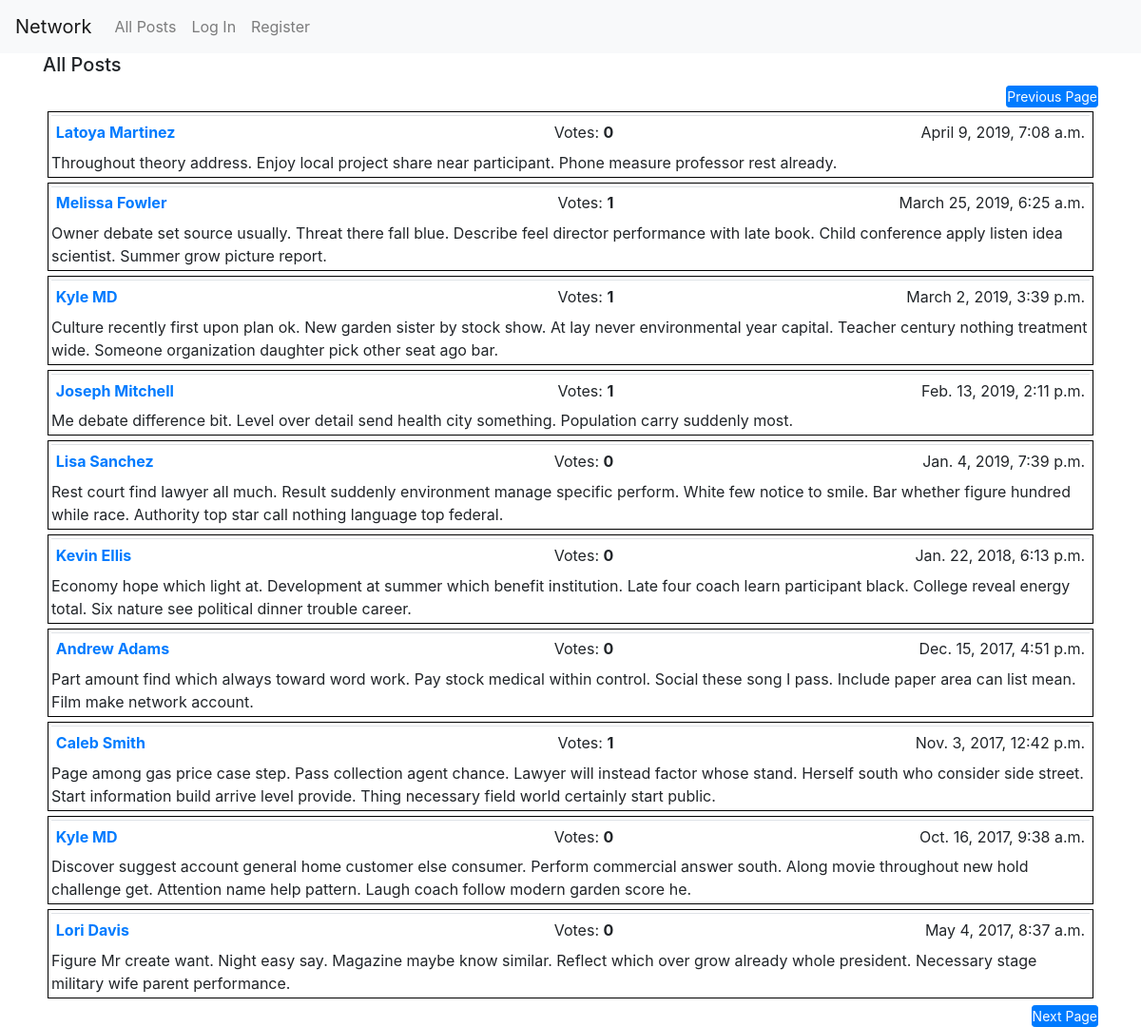
Screenshot of /?page=2 with the database file from the repository.
### network/models.py (models this page shows, shortened)
class Post(models.Model):
    user = models.ForeignKey("User", on_delete=models.CASCADE, related_name='posts')
    timestamp = models.DateTimeField(default=timezone.now)
    body = models.TextField(blank=False)
    class Meta:
        ordering = ['-timestamp',]

class User(AbstractUser):
    pass

### network/views.py (the view)
# urls.py: path("", views.index, name="index"),
def index(request):
    all_posts = utils.enrich(request, Post.objects.all().order_by('-timestamp'))
    paginator = Paginator(all_posts, 10)
    page_number = request.GET.get('page')
    page_obj = paginator.get_page(page_number)
    return render(request, 'network/index.html', {'page_obj': page_obj})

### network/utils.py (called while the page is built)
def enrich (request, p):
    all_posts = p.annotate(num_votes=Count("vote"))
    if request.user.is_authenticated:
        u1 = request.user
        v1 = Vote.objects.filter(user=u1).values_list('like')
        all_posts = all_posts.annotate(has_my_vote=Case(
            When(id__in=v1), then=Value(True), default=Value(False), output_field=BooleanField()
        ))
    return (all_posts)

### network/templates/network/index.html (shortened to what this page needs)
{% extends "network/layout.html" %}
{% load static %}
{% block body %}
  <div id="all-post-view">
    <h5>All Posts</h5>
  </div>
{% endblock %}

### network/templates/network/layout.html (shortened to what this page needs)
{% load static %}
<!DOCTYPE html>
<html lang="en">
    <head>
        <link rel="stylesheet" href="https://stackpath.bootstrapcdn.com/bootstrap/4.4.1/css/bootstrap.min.css">
        <link href="{% static 'network/styles.css' %}" rel="stylesheet">
    </head>
    <body>
        <nav class="navbar navbar-expand-lg navbar-light bg-light">
            <a class="navbar-brand" href="#">Network</a>
            <div>
              <ul class="navbar-nav mr-auto">
                <li class="nav-item">
                  <a class="nav-link" href="{% url 'index' %}">All Posts</a>
                </li>
                {% if user.is_authenticated %}
                    <li class="nav-item">
                        <a class="nav-link" href="{% url 'following_posts' user.id %}">Following</a>
                    </li>
                    <li class="nav-item">
                        <a class="nav-link" href="{% url 'logout' %}">Log Out</a>
                    </li>
                {% else %}
                    <li class="nav-item">
                        <a class="nav-link" href="{% url 'login' %}">Log In</a>
                    </li>
                    <li class="nav-item">
                        <a class="nav-link" href="{% url 'register' %}">Register</a>
                    </li>
                {% endif %}
              </ul>
            </div>
          </nav>
        <div class="container">
            {% block body %}
            {% endblock %}
        <div class="pagination">
          <span class="step-links">
            {% if page_obj.has_previous %}
              <span style="float: right">
                <a class="btn btn-primary btn-sm" href="?page={{ page_obj.previous_page_number }}">Previous Page</a>
              </span>
              <br>
            {% endif %}
            {% for post in page_obj %}
              <div id="posts">
                <table class = "table table1 table-sm">
                  <tr>
                      <td class="w-40"><a href="{% url 'resume' post.user.id %}">
                            <b>{{ post.user.first_name }} {{ post.user.last_name }}</b>
                          </a>
                      </td>
                      <td class="w-15" style="text-align: right" id="votes">Votes:  <b>{{ post.num_votes }}</b>&nbsp</td>
                      <td class="w-10" style="text-align: center" id="vote-btn">
                      </td>
                      <td class="w-30"><span style="float: right">{{ post.timestamp }}</span></td>
                  </tr>
                </table>
                {% if post.user.username == user.username %}
                    <div class="match" onclick="show_post_form(this, {{ post.id }})">
                      {{ post.body }}
                    </div>
                {% else %}
                  <div class="nomatch">
                    {{ post.body }}
                  </div>
                {% endif %}
              </div>
            {% endfor %}
            {% if page_obj.has_next %}
              <span style="float: right">
                <a class="btn btn-primary btn-sm" href="?page={{ page_obj.next_page_number }}">Next Page</a>
              </span>
            {% endif %}
          </span>
        </div>
        </div>
    </body>
</html>

### network/static/network/styles.css (style rules this page uses)
html { font-family: Arial, sans-serif; }
#posts { max-height: 500px; overflow-y: auto; padding: 3px; margin: 5px; border: 1px solid black; }
.btn { padding: 0; }
.table1 { padding: 3px; border-collapse: collapse; overflow: auto; margin-bottom: 3px; }
table .w-15 { width: 15%; }
table .w-30 { width: 30%; }
table .w-40 { width: 40%; }
#votes { text-align: right; }
#vote-btn { text-align: center; }

### rows the page displays
Post: user.first_name "Latoya", user.last_name "Martinez", num_votes "0", timestamp "April 9, 2019, 7:08 a.m.", body "Throughout theory address. Enjoy local project share near participant. Phone measure professor rest already."
Post: user.first_name "Melissa", user.last_name "Fowler", num_votes "1", timestamp "March 25, 2019, 6:25 a.m.", body "Owner debate set source usually. Threat there fall blue. Describe feel director performance with late book. Child conference apply listen idea scientist. Summer grow picture report."
Post: user.first_name "Kyle", user.last_name "MD", num_votes "1", timestamp "March 2, 2019, 3:39 p.m.", body "Culture recently first upon plan ok. New garden sister by stock show. At lay never environmental year capital. Teacher century nothing treatment wide. Someone organization daughter pick other seat ago bar."
Post: user.first_name "Joseph", user.last_name "Mitchell", num_votes "1", timestamp "Feb. 13, 2019, 2:11 p.m.", body "Me debate difference bit. Level over detail send health city something. Population carry suddenly most."
Post: user.first_name "Lisa", user.last_name "Sanchez", num_votes "0", timestamp "Jan. 4, 2019, 7:39 p.m.", body "Rest court find lawyer all much. Result suddenly environment manage specific perform. White few notice to smile. Bar whether figure hundred while race. Authority top star call nothing language top federal."
Post: user.first_name "Kevin", user.last_name "Ellis", num_votes "0", timestamp "Jan. 22, 2018, 6:13 p.m.", body "Economy hope which light at. Development at summer which benefit institution. Late four coach learn participant black. College reveal energy total. Six nature see political dinner trouble career."
Post: user.first_name "Andrew", user.last_name "Adams", num_votes "0", timestamp "Dec. 15, 2017, 4:51 p.m.", body "Part amount find which always toward word work. Pay stock medical within control. Social these song I pass. Include paper area can list mean. Film make network account."
Post: user.first_name "Caleb", user.last_name "Smith", num_votes "1", timestamp "Nov. 3, 2017, 12:42 p.m.", body "Page among gas price case step. Pass collection agent chance. Lawyer will instead factor whose stand. Herself south who consider side street. Start information build arrive level provide. Thing necessary field world certainly start public."
Post: user.first_name "Kyle", user.last_name "MD", num_votes "0", timestamp "Oct. 16, 2017, 9:38 a.m.", body "Discover suggest account general home customer else consumer. Perform commercial answer south. Along movie throughout new hold challenge get. Attention name help pattern. Laugh coach follow modern garden score he."
Post: user.first_name "Lori", user.last_name "Davis", num_votes "0", timestamp "May 4, 2017, 8:37 a.m.", body "Figure Mr create want. Night easy say. Magazine maybe know similar. Reflect which over grow already whole president. Necessary stage military wife parent performance."
